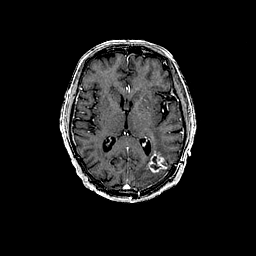
%> input picture models/classical/methods/MLCF-MLMG-PCNN/MRI.png, 256 x 256 px
$ octave script.m   (GNU Octave 9; MATLAB toolbox functions it lacks are replaced by stand-ins)
%> lines starting %> are read from the running program, lines starting %| are printed output that depends on the picture; in (x1, y1, x2, y2) boxes, pixels count from 0 and x2, y2 are one past the last pixel; in counts of white or black regions, pixels touching at a corner belong together; the program's own positions count from 1
### models/classical/methods/MLCF-MLMG-PCNN/wmcFilter.m
function result = wmcFilter(im,iteration)
% [13 lines of commented-out code are left out]
u = single(im);
N = size(u,1)*size(u,2);
C = size(u,3);
offset=int32(reshape(-(N-1):0,size(u,1),size(u,2)));
for ch=1:C %discrete weighted mean curvature filter on each color channel
    for i=1:iteration
        tmp = wmc(u(:,:,ch),offset);
        u(:,:,ch) = u(:,:,ch) + tmp;
    end
end
result = uint8(u);
result = double(result)/255;
%% compute discrete weighted mean curvature
% [16 lines left out: function wmc, not called in this run]

### models/classical/methods/MLCF-MLMG-PCNN/WMC_GF_decomposition.m
function [d_fs,d_cs,B] = WMC_GF_decomposition(I)

Iteration = 2;
s = 20;
r = 2;
Ic1 = wmcFilter(I,Iteration);
GaussianFilter_1 = fspecial('gaussian',[2*r+1, 2*r+1],s);
Ig1 = imfilter(I,GaussianFilter_1,'conv');
Ic2 = wmcFilter(Ic1,Iteration);
GaussianFilter_2 = fspecial('gaussian',[2*r+1, 2*r+1],s);
Ig2 = imfilter(Ig1,GaussianFilter_2,'conv');
Ic3 = wmcFilter(Ic2,Iteration);
GaussianFilter_3 = fspecial('gaussian',[2*r+1, 2*r+1],s);
Ig3 = imfilter(Ig2,GaussianFilter_3,'conv');

d10 = I-Ic1;
d11 = Ic1-Ig1;
d20 = Ig1-Ic2;
d21 = Ic2-Ig2;
d30 = Ig2-Ic3;
d31 = Ic3-Ig3;

d_fs{1} = d10;
d_fs{2} = d20;
d_fs{3} = d30;
d_cs{1} = d11;
d_cs{2} = d21;
d_cs{3} = d31;
B = Ig3;

### models/classical/methods/MLCF-MLMG-PCNN/fusion_EA.m
function fe = fusion_EA(I1,I2,a)

[m,n] = size(I1);

m1 = mean(I1(:));
m2 = mean(I2(:));
M1 = median(I1(:));
M2 = median(I2(:));
G1 = (m1+M1)/2;
G2 = (m2+M2)/2;

w1 = zeros(m,n);
w2 = zeros(m,n);
W1 = zeros(m,n);
W2 = zeros(m,n);
for i = 1:m
    for j = 1:n
        w1(i,j) = exp(a*abs(I1(i,j)-G1));
        w2(i,j) = exp(a*abs(I2(i,j)-G2));
        W1(i,j) = w1(i,j)/(w1(i,j)+w2(i,j));
        W2(i,j) = w2(i,j)/(w1(i,j)+w2(i,j));
    end
end

fe = zeros(m,n);
for i = 1:m
    for j = 1:n
        fe(i,j) = W1(i,j)*I1(i,j)+W2(i,j)*I2(i,j);
    end
end

### models/classical/methods/MLCF-MLMG-PCNN/multilevel_morph.m
function FM = multilevel_morph(img, num)

img = double(img);
FM = double(zeros(size(img)));

for ii = 1 : num
    scale = 2 * ii + 1;
    se = strel('disk', scale);
    g = imdilate(img, se) - imerode(img, se);
	FM = FM + 1 / (scale) *(g);
end

return

### models/classical/methods/MLCF-MLMG-PCNN/fusion_MLMG_PCNN.m
function cp=fusion_MLMG_PCNN(matrixA,matrixB,n)

%%
Para.iterTimes=200;
Para.link_arrange=7;
Para.alpha_L=0.02;
Para.alpha_Theta=3;
Para.beta=3;
Para.vL=1;
Para.vTheta=20;
Para.T = 10*n;

%%
MSMG_A=multilevel_morph(abs(matrixA),Para.T);
MSMG_B=multilevel_morph(abs(matrixB),Para.T);

%%
PCNN_timesA=PCNN_withParameters(MSMG_A,Para);
PCNN_timesB=PCNN_withParameters(MSMG_B,Para);
map=(PCNN_timesA>=PCNN_timesB);

%%
cp=map.*matrixA+~map.*matrixB;

### models/classical/methods/MLCF-MLMG-PCNN/script.m
% ----------
% Author: Wei Tan
% E-mail: twtanwei1992@163.com; wtan@stu.xidian.edu.cn
% "Multi-modal brain image fusion based on multi-level edge-preserving filtering",
% This paper has been accpted by Biomedical Signal Processing and Control
% This code is only used for research.
% Please cite this publication if you use this code.

I1 = imread('MRI.png');
%> I1 is the input picture: size 256x256x3 uint8; min 0, max 255, mean 24.9
J1 = rgb2hsv(I1);
%> J1: size 256x256x3 double; mean H, S, V 0, 0, 0.0976
L1 = J1(:,:,3);

I2 = imread('PET.png');
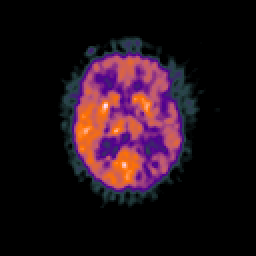
%> input picture models/classical/methods/MLCF-MLMG-PCNN/PET.png, 256 x 256 px
%> I2 is the input picture: size 256x256x3 uint8; mean R, G, B 32.7, 15.7, 24
J2 = rgb2hsv(I2);
%> J2: size 256x256x3 double; mean H, S, V 0.164, 0.173, 0.144
L2 = J2(:,:,3);


[d1_fs,d1_cs,B1] = WMC_GF_decomposition(L1);
%> in wmcFilter, `result = uint8(u);`: result: size 256x256 uint8; values 0 (black) and 1 (white), 4.1% white; 45 white regions (40 under 20 px), largest, box (x1, y1, x2, y2) and area: (60, 40, 196, 203) 2123, (148, 150, 168, 173) 175, (174, 81, 187, 113) 101, (122, 183, 131, 190) 31, (126, 85, 130, 93) 23
%> call 2 of wmcFilter, with iteration = 2
%> after the loop in wmcFilter (call 2), `for ch=1:C`:
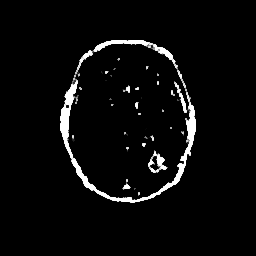
%> u: size 256x256 single; min 0, max 0.00392, mean 0.000155; drawn with min black and max white
%> in wmcFilter (call 2), `result = uint8(u);`: result: size 256x256 uint8; every value is 0
%> in wmcFilter (call 2), `result = double(result)/255;`: result: size 256x256 double; every value is 0
%> in wmcFilter (call 3), `u = single(im);`: u: size 256x256 single; every value is 0
%> in WMC_GF_decomposition, `d21 = Ic2-Ig2;`:
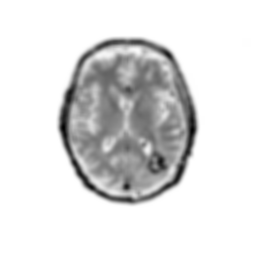
%> d21: size 256x256 double; min -0.789, max 0, mean -0.0976; drawn with min black and max white
%> d1_fs = 3 items; d1_cs = 3 items
[d2_fs,d2_cs,B2] = WMC_GF_decomposition(L2);
%> in wmcFilter (call 4), `result = uint8(u);`: result: size 256x256 uint8; values 0 (black) and 1 (white), 17.5% white; 1 white region, box (x1, y1, x2, y2) and area: (72, 54, 182, 190) 11453
%> after the loop in wmcFilter (call 5), `for ch=1:C`: u: size 256x256 single; min 0, max 0.00392, mean 0.000686
%> in WMC_GF_decomposition (call 2), `d11 = Ic1-Ig1;`:
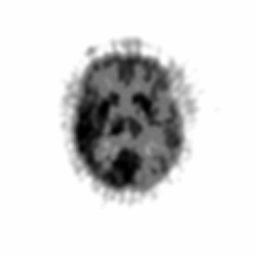
%> d11: size 256x256 double; min -0.996, max 0, mean -0.144; drawn with min black and max white
%> d2_fs = 3 items; d2_cs = 3 items


B_F = fusion_EA(B1,B2,4);
%> in fusion_EA, `m1 = mean(I1(:));`: m1 = 0.0976
%> in fusion_EA, `m2 = mean(I2(:));`: m2 = 0.144
%> in fusion_EA, `M1 = median(I1(:));`: M1 = 0
%> in fusion_EA, `G1 = (m1+M1)/2;`: G1 = 0.0488
%> in fusion_EA, `G2 = (m2+M2)/2;`: G2 = 0.0722
%> after the loop in fusion_EA, `for i = 1:m`:
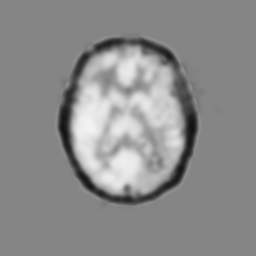
%> W2: size 256x256 double; min 0.0757, max 0.958, mean 0.551

t = 4;
F_10 = fusion_MLMG_PCNN(d1_fs{1},d2_fs{1},t);
%> after the loop in multilevel_morph, `for ii = 1 : num`:
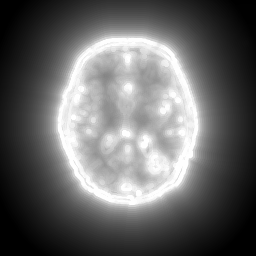
%> FM: size 256x256 double; min 0, max 1.84, mean 0.733; drawn with min black and max white
%> (the run ends here)
